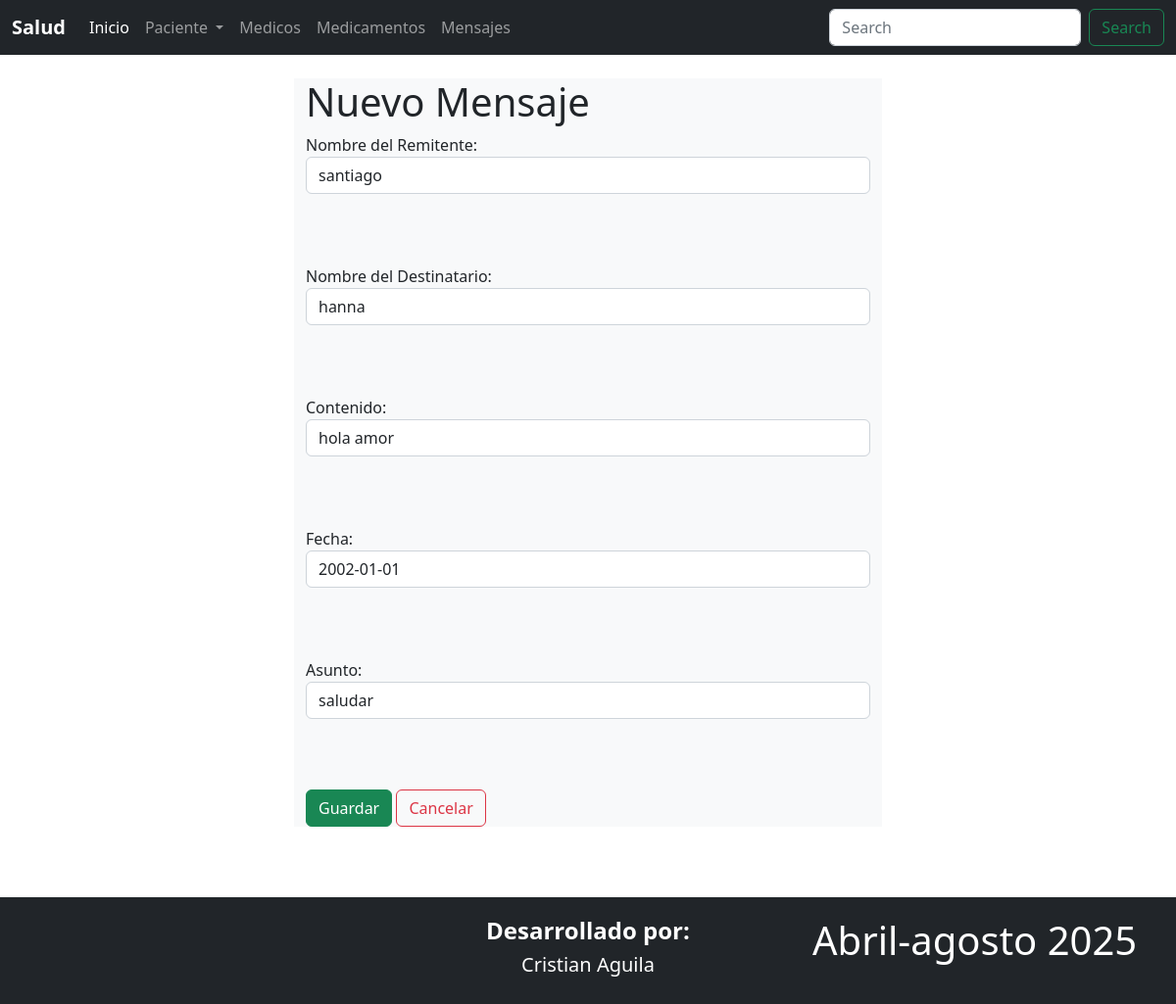
Page /mensajes/editarMensaje/1 on the committed database.
### Aplicaciones/Mensajes/models.py (models this page shows, shortened)
class Mensaje(models.Model):
    id=models.AutoField(primary_key=True)
    remitente=models.CharField(max_length=100)
    destinatario=models.CharField(max_length=100)
    contenido=models.CharField(max_length=100)
    fecha=models.CharField(max_length=100)
    asunto=models.CharField(max_length=100)

### Aplicaciones/Mensajes/views.py (the view)
# urls.py: path('editarMensaje/<id>',views.editarMensaje),
def editarMensaje(request,id):
    mensajeEditar=Mensaje.objects.get(id=id)
    return render(request,"editarMensaje.html",{'mensajeEditar':mensajeEditar})

### Aplicaciones/Mensajes/templates/editarMensaje.html (shortened to what this page needs)
{% extends './plantilla.html' %}
{% block contenido %}
<div class="row">
    <div class="col-md-3">
    </div>
    <div class="col-md-6 bg-light">
        <h1>Nuevo Mensaje</h1>
        <form action="/mensajes/procesarEdicionMensaje/{{mensajeEditar.id}}"  method="post">
            <label for="">Nombre del Remitente:</label>
            <input class="form-control" type="text" name="remitente" id="remitente" value="{{mensajeEditar.remitente}}">
            <br><br><br>
            <label for="">Nombre del Destinatario:</label>
            <input class="form-control"  type="text" name="destinatario" id="destinatario" value="{{mensajeEditar.destinatario}}">
            <br><br><br>
            <label for="">Contenido:</label>
            <input class="form-control"  type="text" name="contenido" id="contenido" value="{{mensajeEditar.contenido}}">
            <br><br><br>
            <label for="">Fecha:</label>
            <input class="form-control"  type="text" name="fecha" id="fecha" value="{{mensajeEditar.fecha}}">
            <br><br><br>
            <label for="">Asunto:</label>
            <input class="form-control"  type="text" name="asunto" id="asunto" value="{{mensajeEditar.asunto}}">
            <br><br><br>
            <button type="submit" class="btn btn-success">Guardar</button>
            <a class="btn btn-outline-danger" href="/mensajes/">Cancelar</a>
        </form>
    </div>
    <div class="col-md-3">
    </div>
</div><br><br><br>
{% endblock %}

### rows in the picture
Mensaje: remitente "santiago", destinatario "hanna", contenido "hola amor", fecha "2002-01-01", asunto "saludar"
